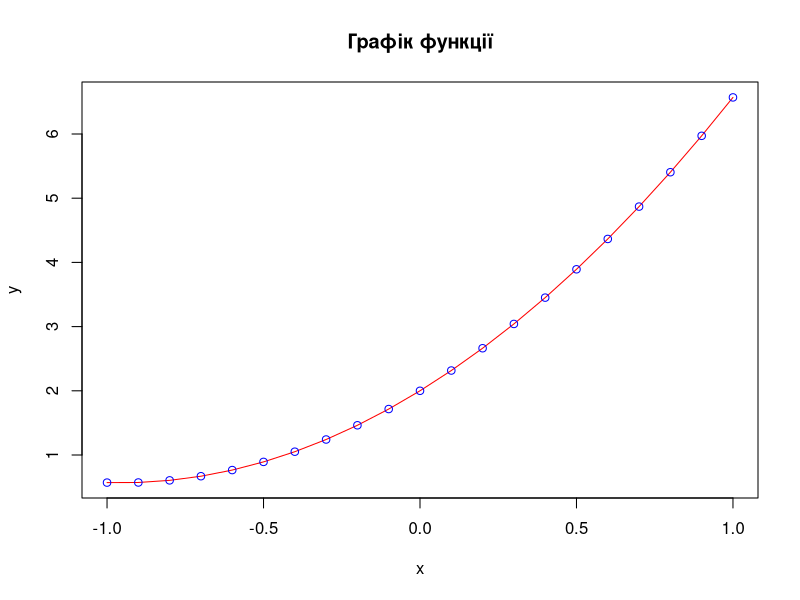
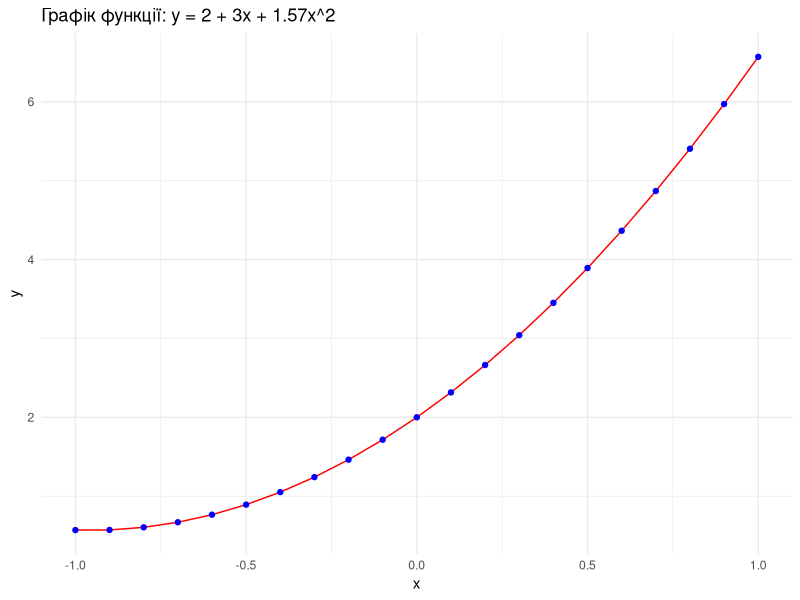

The R source for these figures, in order:
## ---- chunk 1
# Задаємо параметри функції
b0 <- 2
b1 <- 3
b2 <- 1.57

# Задаємо область визначення

x <- seq(-1, 1, .1)
y <- b0 + b1 * x + b2 * x^2

plot(x, y,
     type = "l",
     col = "red",
     main = "Графік функції",
     xlab = "x",
     ylab = "y"
     )
points(x, y,
       col = "blue")
## ---- chunk 2
df <- data.frame(x = x, y = y)
## ---- chunk 3
library(rio) 
export(df, "data/data.csv")
## ---- chunk 4
library(kableExtra)
dfNew <-  import("data/data.csv")
## ---- chunk 5
knitr::kable(head(dfNew),
             caption = "Табл. 1. Фрагмент таблиці даних",
             format = "html") %>% 
  kable_styling(
    bootstrap_options = "striped", 
    full_width = FALSE            
  )
## ---- chunk 6
library(ggplot2)
library(dplyr)

b0 <- 2
b1 <- 3
b2 <- 1.57

# Формування даних та побудова графіка за допомогою потокового оператора %>%
plot_gg <- data.frame(x = seq(-1, 1, 0.1)) %>%
  mutate(y = b0 + b1 * x + b2 * x^2) %>%
  ggplot(aes(x = x, y = y)) +
  geom_line(color = "red") +

  geom_point(color = "blue") +

  labs(
    title = "Графік функції: y = 2 + 3x + 1.57x^2",
    x = "x",
    y = "y"
  ) +

  theme_minimal()

# Виведення графіка
plot_gg
